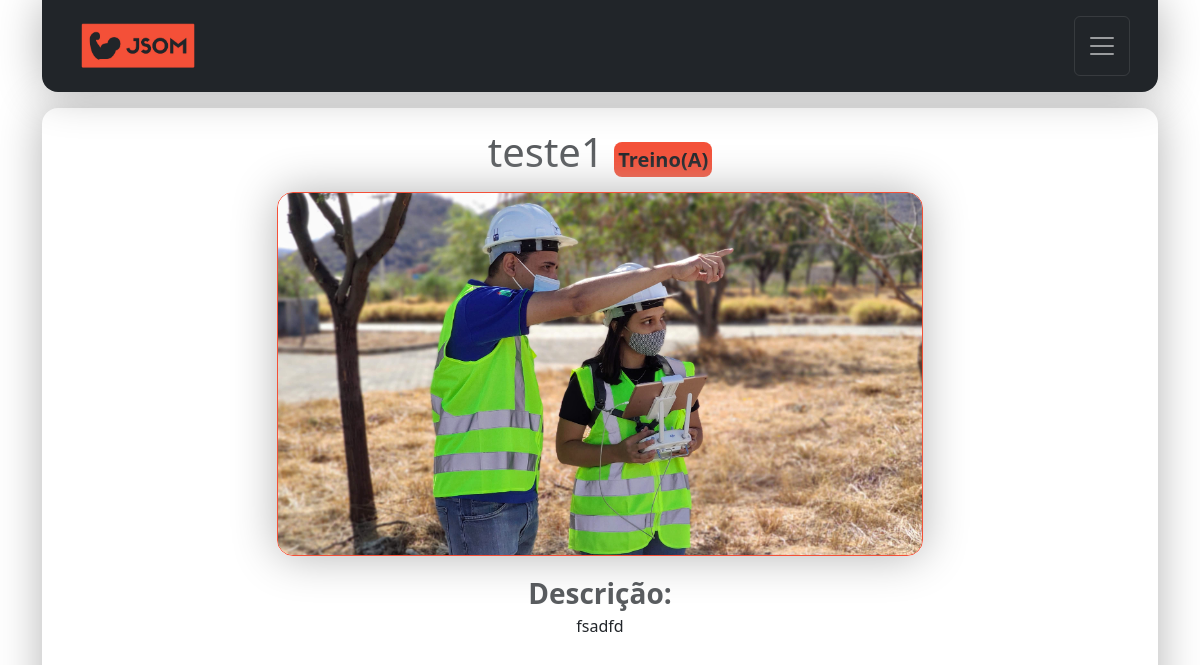
Page /detalhes/21/ (signed in) on the committed database.
### contact/models.py (models this page shows, shortened)
class Treino(models.Model):
    nome = models.CharField(max_length=100)
    CATEGORIA_CHOICES = [
        ('Treino(A)', 'Treino-A'),
        ('Treino(B)', 'Treino-B'),
        ('Treino(C)', 'Treino-C'),
        ('Treino(D)', 'Treino-D'),
        ('Treino(E)', 'Treino-E'),
    ]
    categoria = models.CharField(max_length=9, choices=CATEGORIA_CHOICES)
    descricao = models.TextField(blank=True)
    imagem = models.ImageField(blank=True, upload_to='pictures/%Y/%m/')
    owner = models.ForeignKey(
        User,
        on_delete=models.SET_NULL,
        blank=True, null=True
    )

### contact/views/contact_views.py (the view)
# urls.py: path('detalhes/<int:treino_id>/', views.detalhes_treino, name='detalhes_treino'),
@login_required(login_url='contact:index')
def detalhes_treino(request, treino_id):
    treino = get_object_or_404(Treino, id=treino_id)
    site_title = f'{treino.nome}_{treino.categoria}'
    context = {
        'site_title': site_title,
        'treino': treino
    }
    return render(request, 'contact/detalhes_treino.html', context)

### contact/templates/contact/detalhes_treino.html (shortened to what this page needs)
{% extends "global/base.html" %}
{% load static %}
{% block corpo %}
    <div class="container m-3 d-flex-column justify-content-center align-items-center w-60">
        <h1 class="mb-3 fs-1 form-text text-center text-wrap overflow-wrap-break-word">{{ treino.nome }}
            <span class="fw-bold fs-5 p-1 rounded-3 bg-jsom">{{ treino.categoria }}</span>
        </h1>
        <div class="d-flex flex-column align-items-center justify-content-center mb-3">
            {% if treino.imagem %}
            <div class="d-flex align-items-center justify-content-center">
                <img alt="{{ treino.nome }}" src="{{ treino.imagem.url }}" style="object-fit: cover;" class="rounded-4 border-jsom shadow-big img-fluid">
            </div>
            {% else %}
            <div class="d-flex align-items-center justify-content-center">
                <img alt="{{ treino.nome }}" src="{% static "img/treino_padao.png" %}" style="object-fit: cover; padding: 10px;" class=" rounded-4 border-jsom shadow-big img-fluid">
            </div>
            {% endif %}
        </div>
        <p class="overflow-wrap-break-word text-wrap text-center ">
            <span class="fw-bold fs-3 form-text">Descrição:</span>
            <br>
            {{ treino.descricao }}
        </p>
    </div>
{% endblock corpo %}

### base_static/global/css/style.css (style rules this page uses)
.bg-jsom { background-color: #F45038; color: #212529; }
.border-jsom { border:solid #f45038 1.5px; }
.overflow-wrap-break-word { overflow-wrap: break-word; }
.w-60 { width: 60% !important; }

### rows in the picture
Treino: nome "teste1", categoria "Treino(A)", imagem (picture), descricao "fsadfd"
